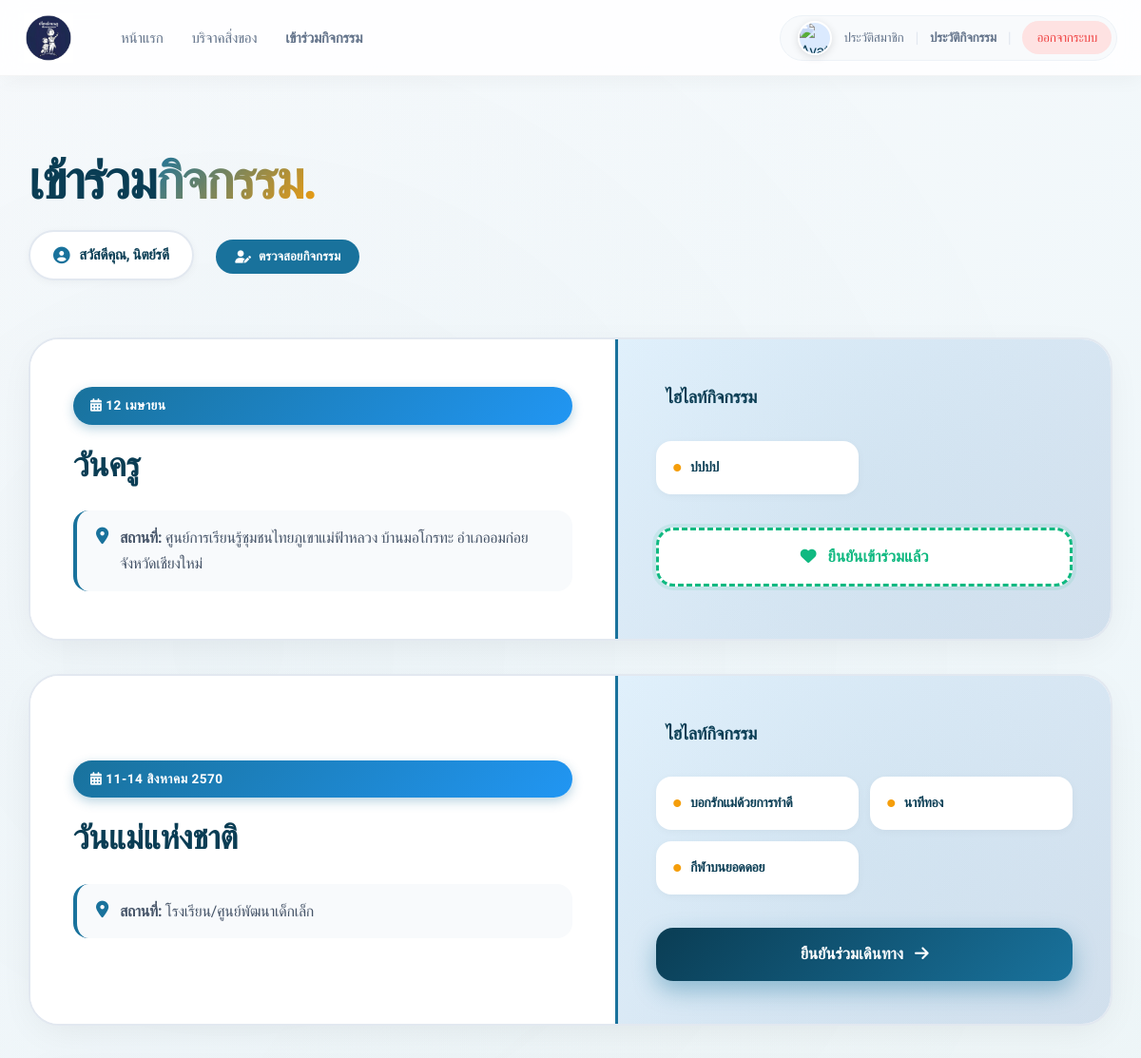
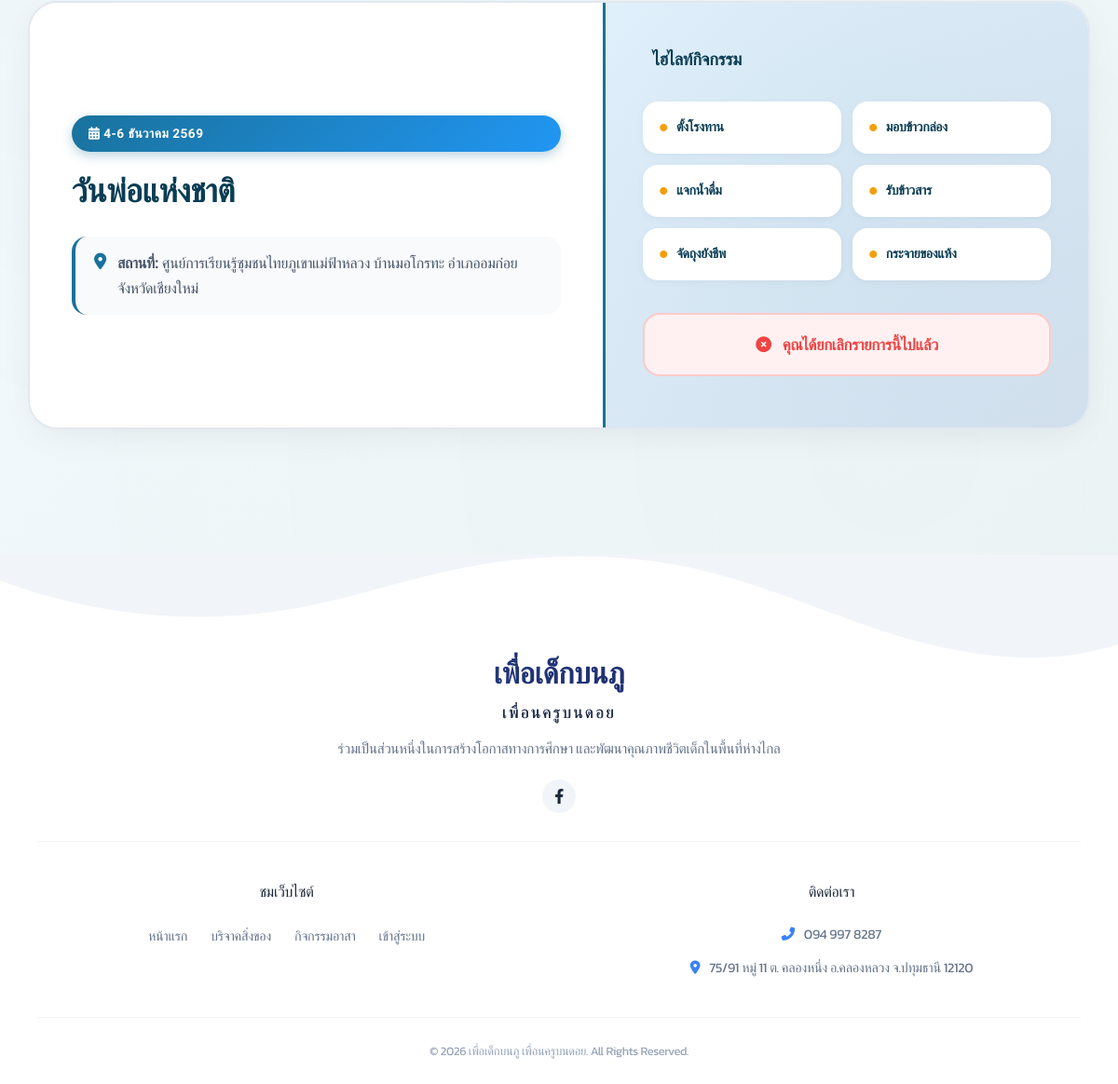
The page /events.php (signed in) on the database its author committed (2 pictures, top to bottom).
### tables this page shows
CREATE TABLE `users` (
  `id` int(11) NOT NULL,
  `username` varchar(50) NOT NULL,
  `password` varchar(255) NOT NULL,
  `email` varchar(100) NOT NULL,
  `first_name` varchar(100) NOT NULL,
  `last_name` varchar(100) NOT NULL,
  `phone` varchar(20) DEFAULT NULL,
  `province` varchar(50) DEFAULT NULL,
  `address` text DEFAULT NULL,
  `created_at` timestamp NOT NULL DEFAULT current_timestamp(),
  `role` varchar(50) NOT NULL DEFAULT 'user',
  `profile_image_path` varchar(255) DEFAULT NULL,
  `reset_token` varchar(255) DEFAULT NULL,
  `token_expiry` datetime DEFAULT NULL,
  `status` varchar(20) DEFAULT 'inactive'
);

CREATE TABLE `events` (
  `event_id` int(11) NOT NULL,
  `event_name` varchar(255) NOT NULL,
  `event_date` date NOT NULL,
  `event_time` varchar(50) DEFAULT NULL,
  `Location` varchar(255) DEFAULT NULL,
  `highlights` text DEFAULT NULL,
  `schedule_range` varchar(255) DEFAULT NULL,
  `event_image` varchar(255) DEFAULT NULL,
  `is_active` tinyint(1) NOT NULL DEFAULT 1,
  `status` varchar(20) NOT NULL DEFAULT 'Active',
  `closed_count` int(11) DEFAULT 0
);

### events.php (the view, shortened to what this page needs)
<?php
if (!isset($_SESSION['user_id'])) {
    $volunteer_pk_id = 3;
} else {
    $volunteer_pk_id = $_SESSION['user_id'];
}
$conn = new mysqli("localhost", "root", "", "project");
$conn->set_charset("utf8mb4");
$volunteer_name = "Guest User";
$stmt_v = $conn->prepare("SELECT first_name FROM users WHERE id = ?");
if ($stmt_v) {
    $stmt_v->bind_param("i", $volunteer_pk_id);
    $stmt_v->execute();
    $res_v = $stmt_v->get_result();
    if($row = $res_v->fetch_assoc()) $volunteer_name = $row['first_name'];
}
$special_details = [
    'วันแม่แห่งชาติ' => [
        'date_range' => '12 – 14 สิงหาคม 2569',
        'activities' => ['บอกรักแม่', 'กำลังใจครูดอย', 'นาทีทอง', 'เกมมหาสนุก', 'การแสดงเด็กๆ', 'มอบสิ่งของบริจาค']
    ],
    'วันพ่อแห่งชาติ' => [
        'date_range' => '5 – 7 ธันวาคม 2569',
        'activities' => ['บอกรักพ่อ', 'กำลังใจครูดอย', 'ขยะแลกขนม', 'นาทีทอง', 'การแสดงของเด็กๆ', 'มอบสิ่งของรายบ้าน']
    ]
];
$sql_e = "SELECT e.*, IFNULL(a.status, -1) as current_status
          FROM events e
          LEFT JOIN join_event a ON e.event_id = a.event_id AND a.user_id = ?
          WHERE e.status = 'Active'
          AND e.event_id != 16
          ORDER BY e.event_date ASC";
$st_e = $conn->prepare($sql_e);
$st_e->bind_param("i", $volunteer_pk_id);
$st_e->execute();
$events = $st_e->get_result()->fetch_all(MYSQLI_ASSOC);
?>
<!DOCTYPE html>
<html lang="th">
<head>
    <link rel="stylesheet" href="https://cdnjs.cloudflare.com/ajax/libs/font-awesome/6.4.0/css/all.min.css">
</head>
<body>
<?php if (file_exists('menu_volunteer.php')) include 'menu_volunteer.php'; ?>
<div class="container">
    <header class="page-header">
        <h1>เข้าร่วม<span>กิจกรรม.</span></h1>
        <div class="user-info">
            <i class="fa-solid fa-user-circle"></i>
            <span>สวัสดีคุณ, <strong><?php echo htmlspecialchars($volunteer_name); ?></strong></span>
        </div>
    <a href="user_profile.php" style="margin-left: 20px; text-decoration: none;">
        <button style="padding: 10px 20px; background: var(--brand-blue); color: white; border: none; border-radius: 50px; font-weight: 600; cursor: pointer; transition: all 0.3s ease; display: inline-flex; align-items: center; gap: 8px;">
            <i class="fa-solid fa-user-pen"></i>
            <span>ตรวจสอยกิจกรรม</span>
        </button>
    </a>
    </header>
    <div class="events-list">
        <?php if (empty($events)): ?>
            <div class="empty-state">
                <i class="fa-solid fa-calendar-xmark"></i>
                <h3>ยังไม่มีกิจกรรมในขณะนี้</h3>
                <p>กรุณากลับมาตรวจสอบอีกครั้งในภายหลัง</p>
            </div>
        <?php else: ?>
            <?php foreach ($events as $event):
                $status = (int)$event['current_status'];
                $name = $event['event_name'];
                $display_date = !empty($event['schedule_range']) ? $event['schedule_range'] : formatThaiDate($event['event_date']);
                $db_highlights = !empty($event['highlights']) ? explode(',', $event['highlights']) : [];
                $fallback_details = null;
                if (strpos($name, 'วันแม่') !== false) $fallback_details = $special_details['วันแม่แห่งชาติ']['activities'];
                if (strpos($name, 'วันพ่อ') !== false) $fallback_details = $special_details['วันพ่อแห่งชาติ']['activities'];
                $final_activities = !empty($db_highlights) ? $db_highlights : ($fallback_details ?? ['เตรียมกิจกรรมสนุกๆ', 'ร่วมแบ่งปันรอยยิ้ม']);
            ?>
                <div class="event-master-card">
                    <div class="info-pane">
                        <span class="date-label">
                            <i class="fa-solid fa-calendar-days"></i>
                            <?php echo htmlspecialchars($display_date); ?>
                        </span>
                        <h2><?php echo htmlspecialchars($name); ?></h2>
                        <div class="location-tag">
                            <i class="fa-solid fa-map-marker-alt"></i>
                            <span><strong>สถานที่:</strong> <?php echo htmlspecialchars($event['Location']); ?></span>
                        </div>
                    </div>
                    <div class="action-pane">
                        <h3>
                            ไฮไลท์กิจกรรม
                        </h3>
                        <div class="activity-grid">
                            <?php foreach ($final_activities as $act): ?>
                                <div class="act-chip">
                                    <i class="fa-solid fa-circle"></i>
                                    <span><?php echo htmlspecialchars(trim($act)); ?></span>
                                </div>
                            <?php endforeach; ?>
                        </div>
                        <div class="action-btn-wrapper">
    <?php if ($status === 1): ?>
        <button class="btn-action btn-status-joined" disabled style="background: white; border: 3px dashed #10b981; color: #10b981;">
            <i class="fa-solid fa-heart"></i>
            <span>ยืนยันเข้าร่วมแล้ว</span>
        </button>
    <?php elseif ($status === 0): ?>
        <div class="btn-action" style="background: #fff1f2; border: 2px solid #fecaca; color: #ef4444; margin-bottom: 10px; cursor: default;">
            <i class="fa-solid fa-circle-xmark"></i>
            <span>คุณได้ยกเลิกรายการนี้ไปแล้ว</span>
        </div>
    <?php else: ?>
        <form method="POST" style="width: 100%;">
            <button type="submit" class="btn-action btn-confirm">
                <span>ยืนยันร่วมเดินทาง</span>
                <i class="fa-solid fa-arrow-right"></i>
            </button>
        </form>
    <?php endif; ?>
</div>
                    </div>
                </div>
            <?php endforeach; ?>
        <?php endif; ?>
    </div>
</div>
<?php if (file_exists('footer.php')) include 'footer.php'; ?>
</body>
</html>

### menu_volunteer.php (style rules this page uses)
* { margin:0; padding:0; box-sizing:border-box; }
body { font-family:'Anuphan',sans-serif; line-height:1.7; letter-spacing:-.02em; }

### footer.php (style rules this page uses)
:root { --primary-gradient: linear-gradient(135deg, #274a83 0%, #1a1b66 100%); --dark-blue: #1e293b; --text-muted: #64748b; }

### rows shown on the page
users: first_name "นิตย์รดี"
events: schedule_range "12 เมษายน", event_name "วันครู", Location "ศูนย์การเรียนรู้ชุมชนไทยภูเขาแม่ฟ้าหลวง บ้านมอโกรทะ อำเภออมก๋อย จังหวัดเชียงใหม่", highlights "ปปปป", shows "ยืนยันเข้าร่วมแล้ว"
events: schedule_range "11-14 สิงหาคม 2570", event_name "วันแม่แห่งชาติ", Location "โรงเรียน/ศูนย์พัฒนาเด็กเล็ก", highlights "บอกรักแม่ด้วยการทำดี", highlights "นาทีทอง", highlights "กีฬาบนยอดดอย"
events: schedule_range "4-6 ธันวาคม 2569", event_name "วันพ่อแห่งชาติ", Location "ศูนย์การเรียนรู้ชุมชนไทยภูเขาแม่ฟ้าหลวง บ้านมอโกรทะ อำเภออมก๋อย จังหวัดเชียงใหม่", highlights "ตั้งโรงทาน", highlights "มอบข้าวกล่อง", highlights "แจกน้ำดื่ม", highlights "รับข้าวสาร", highlights "จัดถุงยังชีพ", highlights "กระจายของแห้ง", shows "คุณได้ยกเลิกรายการนี้ไปแล้ว"
